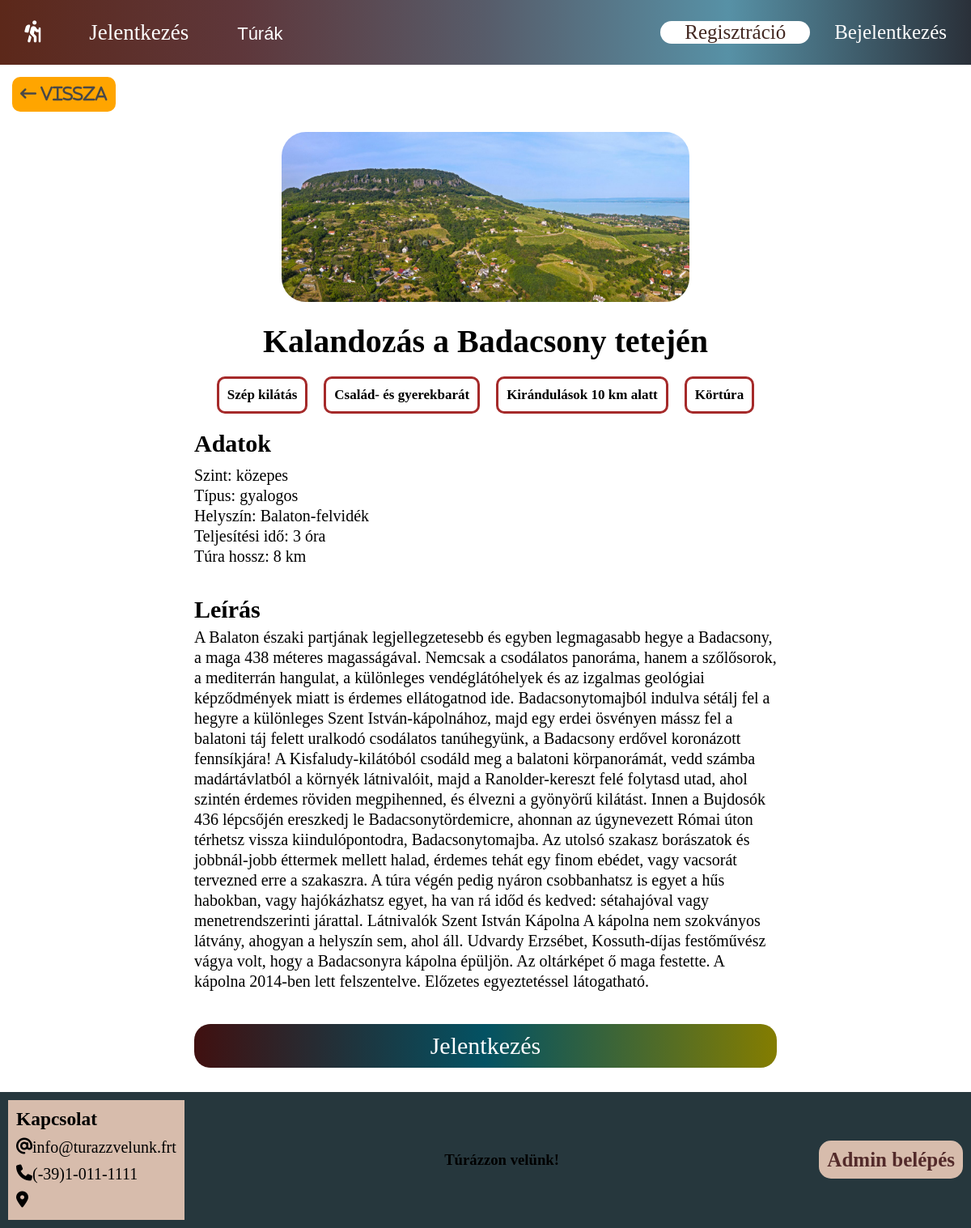
Screenshot of /tourInfo.php?id=64 with the database file from the repository.
### tables this page shows
CREATE TABLE IF NOT EXISTS `tura_kepek` (
  `id` int(11) NOT NULL AUTO_INCREMENT,
  `kep_nev` varchar(255) NOT NULL,
  `kep_cim` varchar(255) NOT NULL,
  PRIMARY KEY (`id`)
);

CREATE TABLE IF NOT EXISTS `turak` (
  `id` int(11) NOT NULL AUTO_INCREMENT,
  `nev` varchar(255) NOT NULL,
  `teljesitesi_ido` int(11) NOT NULL,
  `tura_hossz` int(11) NOT NULL,
  `tura_helyszinek_id` int(11) NOT NULL,
  `tura_kepek_id` int(11) NOT NULL,
  `tura_szintek_id` int(11) NOT NULL,
  `tura_tipusok_id` int(11) NOT NULL,
  `tura_leirasok_id` int(11) NOT NULL,
  PRIMARY KEY (`id`,`tura_kepek_id`,`tura_szintek_id`,`tura_tipusok_id`),
  KEY `fk_turak_tura_helyszinek_idx` (`tura_helyszinek_id`),
  KEY `fk_turak_tura_kepek1_idx` (`tura_kepek_id`),
  KEY `fk_turak_tura_szintek1_idx` (`tura_szintek_id`),
  KEY `fk_turak_tura_tipusok1_idx` (`tura_tipusok_id`),
  KEY `fk_turak_tura_leirasok1_idx` (`tura_leirasok_id`),
  CONSTRAINT `FK_turak_tura.tura_kepek` FOREIGN KEY (`tura_kepek_id`) REFERENCES `tura_kepek` (`id`) ON DELETE CASCADE ON UPDATE CASCADE,
  CONSTRAINT `fk_turak_tura_helyszinek` FOREIGN KEY (`tura_helyszinek_id`) REFERENCES `tura_helyszinek` (`id`) ON DELETE NO ACTION ON UPDATE NO ACTION,
  CONSTRAINT `fk_turak_tura_leirasok1` FOREIGN KEY (`tura_leirasok_id`) REFERENCES `tura_leirasok` (`id`) ON DELETE CASCADE ON UPDATE CASCADE,
  CONSTRAINT `fk_turak_tura_szintek1` FOREIGN KEY (`tura_szintek_id`) REFERENCES `tura_szintek` (`id`) ON DELETE NO ACTION ON UPDATE NO ACTION,
  CONSTRAINT `fk_turak_tura_tipusok1` FOREIGN KEY (`tura_tipusok_id`) REFERENCES `tura_tipusok` (`id`) ON DELETE NO ACTION ON UPDATE NO ACTION
);

CREATE TABLE IF NOT EXISTS `tura_szintek` (
  `id` int(11) NOT NULL AUTO_INCREMENT,
  `tura_szintek` varchar(45) NOT NULL,
  PRIMARY KEY (`id`)
);

CREATE TABLE IF NOT EXISTS `tura_tipusok` (
  `id` int(11) NOT NULL AUTO_INCREMENT,
  `tura_tipus` varchar(45) NOT NULL,
  PRIMARY KEY (`id`)
);

CREATE TABLE IF NOT EXISTS `tura_helyszinek` (
  `id` int(11) NOT NULL AUTO_INCREMENT,
  `lokacio` varchar(255) NOT NULL,
  PRIMARY KEY (`id`)
);

CREATE TABLE IF NOT EXISTS `tura_leirasok` (
  `id` int(11) NOT NULL AUTO_INCREMENT,
  `leiras` text NOT NULL,
  PRIMARY KEY (`id`)
);

### classes/tourInfo.classes.php (called while the page is built, shortened)
<?php
class TourInfo extends DB
{
    public function selectName($id)
    {
        $sql = "SELECT nev FROM turak WHERE id = $id";
        $stmt = $this->prepareOne($sql, "", []);
        $stmt->execute();
        if ($stmt->error !== "") {
            return $stmt->error;
        } else {
            $stmt->bind_result($name);
            while ($stmt->fetch()) {
                $result= $name;
            }
            return $result;
        }
    }
    public function selectDescr($id)
    {
        $sql = "SELECT tura_leirasok.leiras
        FROM turak
        LEFT JOIN tura_leirasok ON turak.tura_leirasok_id = tura_leirasok.id
        WHERE turak.id = $id";
        $stmt = $this->prepareOne($sql, "", []);
        $stmt->execute();
        if ($stmt->error !== "") {
            return $stmt->error;
        } else {
            $stmt->bind_result($descr);
            while ($stmt->fetch()) {
                $result= $descr;
            }
            return $result;
        }
    }
    public function selectImg($id)
    {
        $sql = "SELECT tura_kepek.kep_nev, tura_kepek.kep_cim
        FROM turak
        LEFT JOIN tura_kepek ON turak.tura_kepek_id = tura_kepek.id
        where turak.id = $id";
        $stmt = $this->prepare($sql, "", []);
        $stmt->execute();
        if ($stmt->error !== "") {
            return $stmt->error;
        } else {
            $stmt->bind_result($name, $title);
            while ($stmt->fetch()) {
                $result= [$name, $title];
            }
            return $result;
        }
    }
    public function selectLabel($id)
    {
        $sql = "SELECT tura_cimkek.cimke_nev
        FROM turak
        left JOIN cimke_has_leiras ON turak.tura_leirasok_id = cimke_has_leiras.tura_leirasok_id
        LEFT JOIN tura_cimkek ON cimke_has_leiras.cimkek_id = tura_cimkek.id
        WHERE turak.id = $id";
        $stmt = $this->prepare($sql, "", []);
        $stmt->execute();
        if ($stmt->error !== "") {
            return $stmt->error;
        } else {
            $stmt->bind_result($label);
            while ($stmt->fetch()) {
                $result[]= $label;
            }
            return $result;
        }
    }
    public function selectLocation($id)
    {
        $sql = "SELECT tura_helyszinek.lokacio FROM turak
        LEFT JOIN tura_helyszinek ON turak.tura_helyszinek_id = tura_helyszinek.id
        WHERE turak.id = $id";
        $stmt = $this->prepareOne($sql, "", []);
        $stmt->execute();
        if ($stmt->error !== "") {
            return $stmt->error;
        } else {
            $stmt->bind_result($location);
            while ($stmt->fetch()) {
                $result= $location;
            }
            return $result;
        }
    }
    public function selectTimeLength($id)
    {
        $sql = "SELECT turak.teljesitesi_ido, turak.tura_hossz
        FROM turak
        WHERE turak.id = $id";
        $stmt = $this->prepare($sql, "", []);
        $stmt->execute();
        if ($stmt->error !== "") {
            return $stmt->error;
        } else {
            $stmt->bind_result($time, $length);
            while ($stmt->fetch()) {
                $result= ['ido'=>$time, 'hossz'=>$length];
            }
            return $result;
        }
    }
    public function selectLevelType($id)
    {
        $sql = "SELECT tura_szintek.tura_szintek, tura_tipusok.tura_tipus
        FROM turak
        left JOIN tura_szintek ON turak.tura_szintek_id = tura_szintek.id
        LEFT JOIN tura_tipusok ON turak.tura_tipusok_id = tura_tipusok.id
        WHERE turak.id = $id";
        $stmt = $this->prepare($sql, "", []);
        $stmt->execute();
        if ($stmt->error !== "") {
            return $stmt->error;
        } else {
            $stmt->bind_result($level, $type);
            while ($stmt->fetch()) {
                $result= ['szint'=>$level, 'tipus'=>$type];
            }
            return $result;
        }
    }
}

### sql/DB.php (called while the page is built, shortened)
<?php
class DB {
    protected $mysql;
    public function getConnect()
    {
        if($this->mysql !== NULL) {
            return $this->mysql;
        } else {
            $this->mysql = new mysqli('localhost', 'root','', 'tura');
            return $this->mysql;
        }
    }
    protected function prepare($sql, $types, $data)
    {
        $stmt = $this->mysql->prepare($sql);
        return $stmt;
    }
    protected function prepareOne($sql, $types, $data)
    {
        $stmt = $this->mysql->prepare($sql);
        return $stmt;
    }
}

### includes/tourInfo.inc.php (called while the page is built)
<?php
require_once('sql/DB.php');
require_once('classes/tourInfo.classes.php');
$db = new TourInfo();
if($db->getConnect()) {
    $nev = $db->selectName($_GET['id']);
    $leiras = $db->selectDescr($_GET['id']);
    $kep = $db->selectImg($_GET['id']);
    $lokacio = $db->selectLocation($_GET['id']);
    $cimke = $db->selectLabel($_GET['id']);
    $idohossz = $db->selectTimeLength($_GET['id']);
    $szinttipus = $db->selectLevelType($_GET['id']);
}

### tourInfo.php (the view, shortened to what this page needs)
<?php
require_once('includes/tourInfo.inc.php');
?>
<!DOCTYPE html>
<html lang="hu">
<head>
    <link rel="stylesheet" href="assets/styles.css">
</head>
<body>
<?php
include_once('templates/nav.php');
?>
<div class="back-button">
    <button><a href="tours.php"><i class="fa-solid fa-arrow-left-long"> Vissza</i></a></button>
</div>
<div class="container-turainfo">
    <div class="img-turainfo">
    <img src="img/<?php echo $kep[0]?>" alt="<?php echo $kep[1]?>">
    </div>
    <h1><?php echo $nev; ?></h1>
    <div class="cimke">
        <?php foreach ($cimke as $value): ?>
            <div><?php echo $value; ?></div>
        <?php endforeach ?>
    </div>
    <div class="cont">
        <div class="tourData">
            <h3>Adatok</h3>
            <p>Szint: <?php echo $szinttipus['szint']?></p>
            <p>Típus: <?php echo $szinttipus['tipus']?> </p>
            <p>Helyszín: <?php echo $lokacio ?> </p>
            <p>Teljesítési idő: <?php echo $idohossz['ido']?> óra</p>
            <p>Túra hossz: <?php echo $idohossz['hossz']?> km </p>
        </div>
        <article>
            <h4>Leírás</h4>
            <p><?php echo $leiras ?></p>
        </article>
    </div>
    <div class="link-jelentkezes">
    <a href="apply.php?id=<?php echo $_GET['id']?>" >Jelentkezés</a>
    </div>
</div>
<?php
include_once 'templates/footer.php';
?>

### templates/nav.php (shortened to what this page needs)
<nav>
    <div class="nav-container">
    <div class="nav">
        <ul>
            <li><a href="index.php"><i class="fa-solid fa-person-hiking"></i></a></li>
            <li><a href="apply.php" id='jelentkezes'>Jelentkezés</a></li>
            <div class="dropdown">
                <li><button class="dropbtn"><a href="tours.php">Túrák</a></button></li>
            </div>
        </ul>
    </div>
    <div class="nav">
        <ul>
        <?php
            if(isset($_SESSION["userid"]))
            {
        ?>
            <li class="username"><a href="#"><?php echo $_SESSION["useruid"];?></a></li>
            <li class="login-logout"><a href="includes/logout.inc.php">Kijelentkezés</a></li>
        <?php
            }
            else
            {
        ?>
            <li  class="regist"><a href="signup.php">Regisztráció</a></li>
            <li  class="login-logout"><a href="login.php">Bejelentkezés</a></li>
        <?php
            }
        ?>
        </ul>
    </div>
</nav>

### templates/footer.php
<footer>
    <div class="footer-info">
        <h3>Kapcsolat</h3>
        <div class="connect-box">
            <i class="fa-solid fa-at"></i><p>info@turazzvelunk.frt</p>
        </div>
        <div class="connect-box">
            <i class="fa-solid fa-phone"></i><p><a href="tel:-3910011111">(-39)1-011-1111</a></p>
        </div>
        <div class="connect-box">
            <i class="fa-solid fa-location-dot"></i><p></p>
        </div>
    </div>
    <div class="footer-content">
        <h3>Túrázzon velünk!</h3>
    </div>
    <div class="admin-login">
        <a href="adminLogin.php">Admin belépés</a>
    </div>
</footer>
</body>
</html>

### assets/styles.css (style rules this page uses)
* { margin: 0; padding: 0; box-sizing: border-box; }
body, html { width: 100%; height: 100%; }
.nav-container { height: 10vh; display: flex; flex-direction: row; justify-content: space-between; width: 100%; background-image: linear-gradient(to right, #5c281a, #5e373b, #575c6a, #5791a6, #2a3039 ); overflow: hidden; }
.nav { display: flex; justify-content: space-between; align-items: center; overflow: hidden; }
.dropdown { overflow: hidden; width: 100px; }
.dropdown .dropbtn { font-size: 22px; border: none; outline: none; margin: 0; background-color: inherit; color: white; }
.nav ul { list-style-type: none; display: flex; align-content: center; }
.nav ul li { font-size: 27px; padding: 0 30px; }
.nav ul li.login-logout { font-size: 25px; }
.nav ul li.regist { font-size: 25px; background-color: white; border-radius: 20px; }
.nav ul li a { text-decoration: none; color: white; }
.nav ul li.regist a { text-decoration: none; color: #422720; width: 20px; }
.nav ul li a i.fa-solid { color: white; font-size: 27px; }
div.link-jelentkezes { margin: 30px 0; padding: 10px; border-radius: 20px; cursor: pointer; text-align: center; background-image: linear-gradient(to right, rgb(64, 16, 16), rgb(3, 82, 99), rgb(132, 125, 0) ) ; }
div.link-jelentkezes a { font-size: 30px; text-decoration: none; color: white; }
.back-button { margin: 15px; }
.back-button button { padding: 10px; background-color: orange; border-radius: 10px; font-size: 20px; border: none; }
.back-button button a { color:rgb(72, 72, 72); }
.container-turainfo { margin: 0 auto; width: 60%; }
.img-turainfo img { width: 70%; margin: 25px auto; border-radius: 30px; display: block; }
.container-turainfo h1 { text-align: center; font-size: 40px; }
.container-turainfo .cimke { display: flex; margin: 10px 0; justify-content: center; }
.container-turainfo .cimke div { margin: 10px; border: 3px solid brown; border-radius: 10px; padding: 10px; font-weight: bold; font-size: 17px; }
.cont .tourData h3 { font-size: 30px; margin: 0 0 10px 0; }
.cont .tourData p { font-size: 20px; line-height: 25px; }
.cont article { font-size: 20px; line-height: 25px; margin: 40px 0; }
.cont article h4 { font-size: 30px; margin: 0 0 10px 0; }
footer { background-color:#26373d ; display: flex; justify-content: space-between; align-items: center; max-height: 30vh; left: 0; bottom: 0; width: 100%; }
.footer-info { display: flex; flex-direction: column; background-color: #d7bcac; font-size: 20px; padding: 10px; margin: 10px; }
.footer-info h3 { margin: 0 0 5px 0; }
.footer-info .connect-box { display: flex; margin: 5px 0; }
.footer-info .connect-box a { color: black; text-decoration: none; }
footer .admin-login a { text-decoration: none; color: rgb(83, 42, 42); font-size: 25px; font-weight: bold; background-color: #d7bcac; padding: 10px; margin: 10px; border-radius: 15px; }

### rows the page displays
tura_kepek: kep_nev+kep_cim (picture)
turak: nev "Kalandozás a Badacsony tetején", teljesitesi_ido "3", tura_hossz "8"
tura_szintek: tura_szintek "közepes", tura_tipusok.tura_tipus "gyalogos"
tura_helyszinek: lokacio "Balaton-felvidék"
tura_leirasok: leiras "A Balaton északi partjának legjellegzetesebb és egyben legmagasabb hegye a Badacsony, a maga 438 méteres magasságával. Nemcsak a csodálatos panoráma, hanem a szőlősorok, a mediterrán hangulat, a különleges vendéglátóhelyek és az izgalmas geológiai képződmények miatt is érdemes ellátogatnod ide. Badacsonytomajból indulva sétálj fel a hegyre a különleges Szent István-kápolnához, majd egy erdei ösvényen mássz fel a balatoni táj felett uralko­dó csodálatos tanúhegyünk, a Bada­csony erdővel koronázott fennsíkjára! A Kisfaludy-kilátóból csodáld meg a balatoni körpanorámát, vedd számba madártávlatból a környék látnivalóit, majd a Ranol­der-kereszt felé folytasd utad, ahol szintén érdemes röviden…"

### other values shown
$value "Szép kilátás"
$value "Család- és gyerekbarát"
$value "Kirándulások 10 km alatt"
$value "Körtúra"
